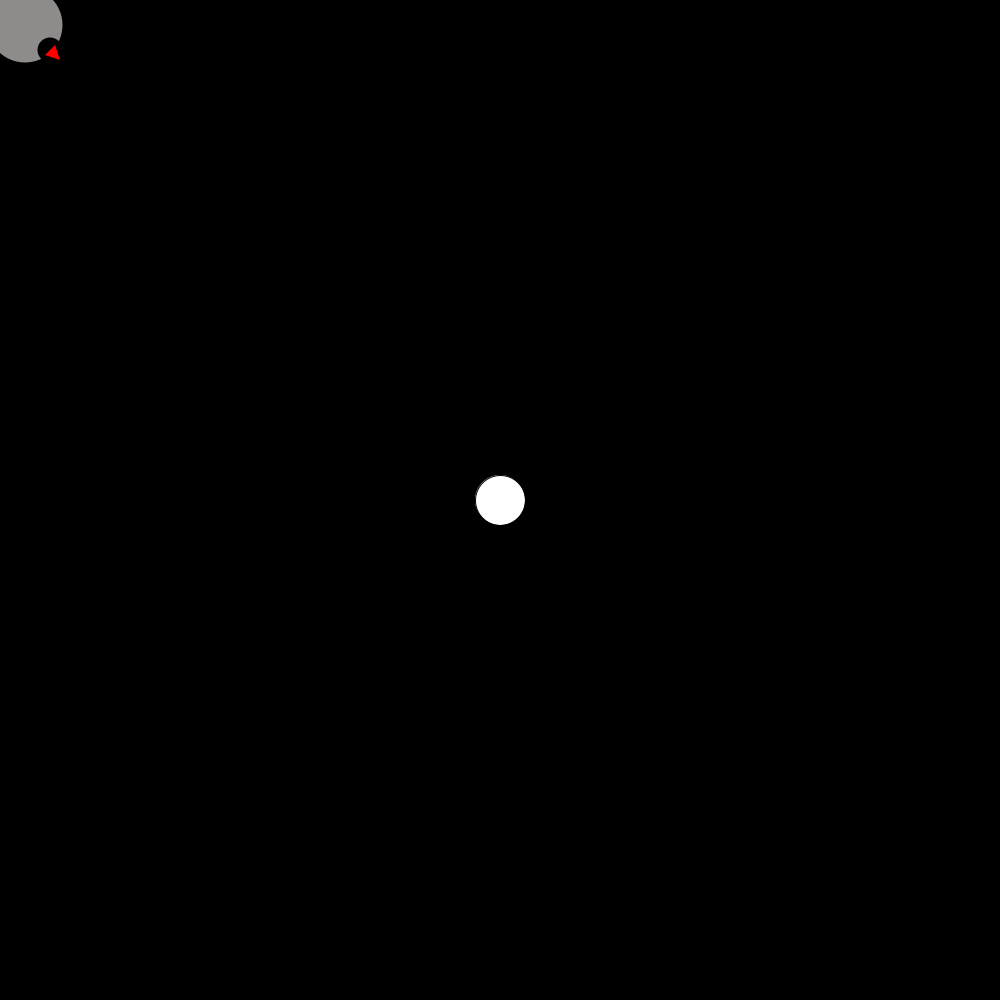
Frame 1 (no input)
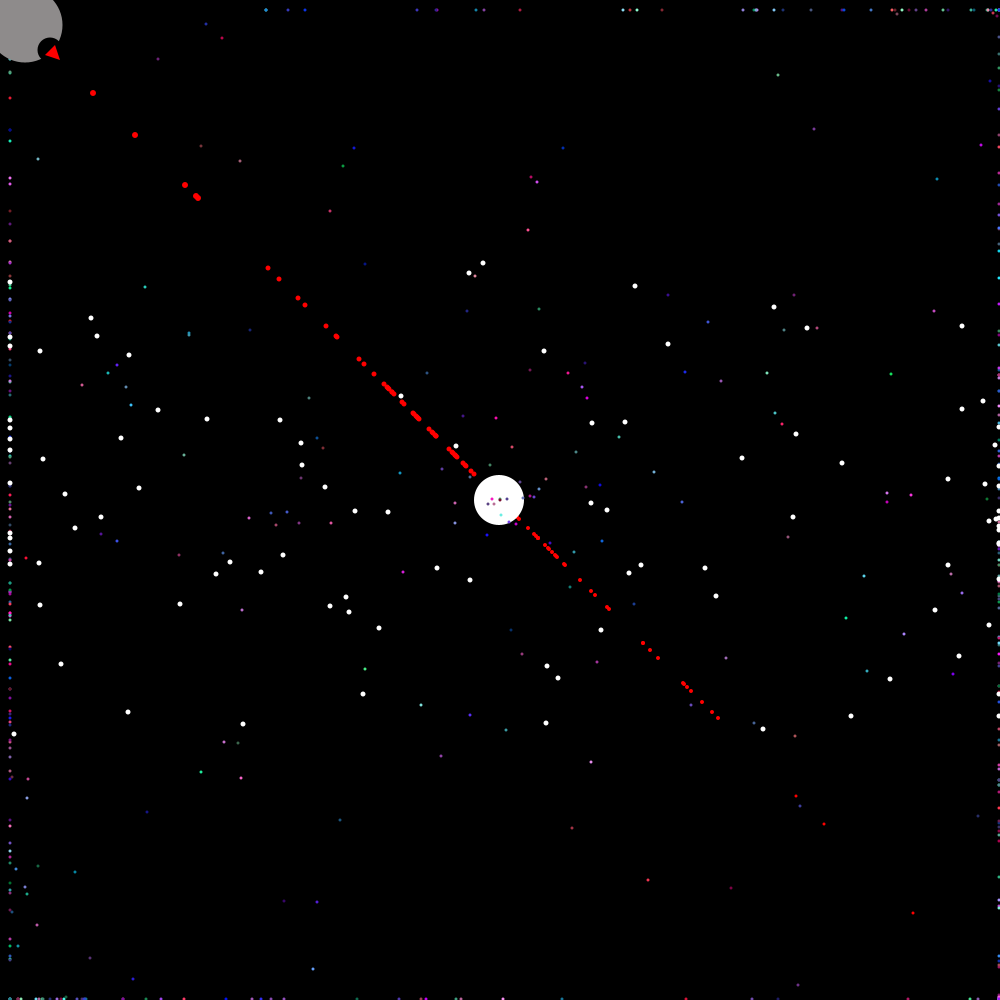
Frame 60 (the mouse pressed at the canvas centre just before this capture)
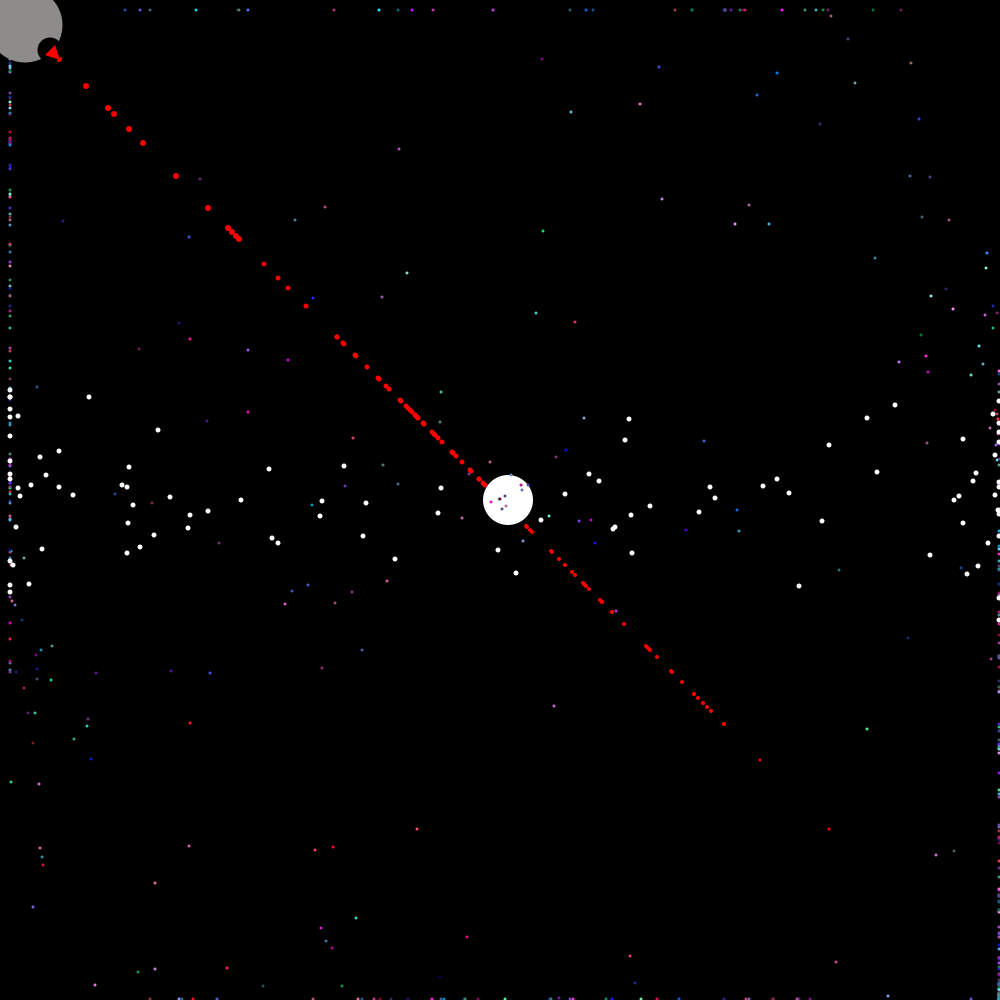
Frame 120 (the mouse held since frame 60 and released just before this capture)

The Processing sketch that drew these frames (run headless with seeded random() and noise(); from frame 60 on, the mouse is pressed at the canvas centre):

// Processing sketch: starfieldVijay
// ── starfieldVijay.pde
//your code here...follow the steps listed on the repo..be creative! (like you have been)
NormalParticleRed [] nprArray;
NormalParticle [] npArray;
JumboParticle jb;
OddballParticle [] obArray;
OddballParticleTwo [] obtArray;
void setup(){
  //your code here
  size(1000,1000);
  nprArray=new NormalParticleRed[100];
  for(int i=0; i<nprArray.length;i++)
  {
    nprArray[i]=new NormalParticleRed();
  }
   npArray=new NormalParticle[500];
  for(int i=0; i<npArray.length;i++)
  {
    npArray[i]=new NormalParticle();
  }
  obArray=new OddballParticle[50];
  for(int i=0; i<obArray.length;i++)
  {
    obArray[i]=new OddballParticle();
  }
  obtArray=new OddballParticleTwo[50];
  for(int i=0; i<obArray.length;i++)
  {
    obtArray[i]=new OddballParticleTwo();
  }
  jb=new JumboParticle();
}
void draw(){
  //your code here
  background(0);
   for(int i=0; i<nprArray.length;i++)
  {
    nprArray[i].show();
    nprArray[i].move();
  }
  jb.show();
  jb.move();
      for(int i=0; i<npArray.length;i++)
  {
    npArray[i].show();
    npArray[i].move();
  }
        for(int i=0; i<obArray.length;i++)
  {
    obArray[i].show();
    obArray[i].move();
  }
  for(int i=0; i<obtArray.length;i++)
  {
    obtArray[i].show();
    obtArray[i].move();
  }
  fill(#8E8B8B);
  ellipse(25,25,75,75);
  fill(0);
  ellipse(50,50,25,25);
  fill(#FF0000);
  beginShape();
  vertex(55,45);
  vertex(60,60);
  vertex(45,55);
  endShape();
  
}
interface Particle
{
  
  void move();
  void show();

}

// ── JumboParticle.pde
class JumboParticle extends OddballParticle //uses inheritance
{
  double x, y, angle, speed;

JumboParticle(){
  x=width/2;
  y=height/2;
  speed=Math.random()*20;
  angle=(Math.PI*5)*Math.random()*6;
  //angle=(Math.PI/2)*Math.random();
}
void move(){
  x+=Math.cos(angle)*speed;
  y+=(Math.sin(angle)*speed);
  angle+=.01;
  
  if(x>510){
    x=width/2;
  }else if(x<490){
    x=width/2;
  }
  
   if(y>510){
    y=width/2;
  }else if(y<490){
    y=width/2;
  } 
}

void show(){
  fill(255);
  ellipse((int)x, (int)y, 50,50);
}

}

// ── NormalParticalRed.pde
class NormalParticleRed
{
  
  double x,y,speed,angle;
  NormalParticleRed()
  {
    x=500;
    y=height/2;
    speed=Math.random()*5;
    angle=(Math.PI*2)*Math.random();
    //angle=(Math.PI/2)*Math.random();
  }
  
  void move()
  {
    x+=Math.tan(angle)*speed;
    y+=Math.tan(angle)*speed;
    angle+=0.05;
    if(x>999)
    {
      x=750;
    }
    else if(x<0)
    {
      x=750;
    }
    
    if(y>999)
    {
      y=750;
      
    }
    else if(y<0)
    {
      y=750;
    }
  }

  void show()
  {
    fill(#FF0000);
    if(x<=250)
    ellipse((int)x,(int)y,6,6);
    if(x>250&&x<500)
    ellipse((int)x,(int)y,5,5);
    if(x>=500&&x<750)
    ellipse((int)x,(int)y,4,4);
    if(x>=750)
    ellipse((int)x,(int)y,3,3);
  }
}

// ── NormalParticle.pde
class NormalParticle{
//your code here
double x, y, angle, speed;
int r, g, b;
int t=0;

NormalParticle(){
  x=width/2;
  y=height/2;
  speed=Math.random()*20;
  angle=(Math.PI*5)*Math.random()*6;
  //angle=(Math.PI/2)*Math.random();
}
void move(){
  x+=-(Math.cos(angle)*speed*3);
  y+=(Math.sin(angle)*speed);
  angle+=.025;
  
  if(x>999){
    x=999;
  }else if(x<10){
    x=10;
  }
  
   if(y>999){
    y=999;
  }else if(y<10){
    y=10;
  } 
}

void show(){
  noStroke();
  if(t==0){
  randomColor();
  t=300;
  }
  t++;
  //println(t);
  colorMode(HSB);
  //blendMode(LIGHTEST);
  fill(r,g,b);
  ellipse((int)x, (int)y, 3,3);
}

void randomColor(){
 r=((int)(Math.random()*155 +100));
 g=((int)(Math.random()*155 +100));
 b=((int)(Math.random()*155 +100));
  
}
  
  
}

// ── OddballParticle.pde
class OddballParticle implements Particle//uses an interface
{
  double x, y, angle, speed;
  
  OddballParticle()
  {
     x=width/2;
  y=height/2;
  speed=Math.random()*20;
  angle=(Math.PI*5)*Math.random()*6;
  }
  void move()
  {
  x+=-(Math.tan(angle)*speed*3);
  y+=Math.cos(angle)*speed;
  angle+=0.15;
  
  if(x>999){
    x=999;
  }else if(x<10){
    x=10;
  }
  
   if(y>999){
    y=999;
  }else if(y<10){
    y=10;
  } 
  }
  void show()
  {
    fill(255);
  ellipse((int)x, (int)y, 5,5);
  }
}

// ── OddballParticleTwo.pde
class OddballParticleTwo implements Particle//uses an interface
{
  double x, y, angle, speed;
  
  OddballParticleTwo()
  {
  x=width/2;
  y=height/2;
  speed=Math.random()*20;
  angle=(Math.PI*5)*Math.random()*6;
  }
  void move()
  {
  x+=Math.tan(angle)*speed*3;
  y+=Math.cos(angle)*speed;
  angle+=0.15;
  
  if(x>999){
    x=999;
  }else if(x<10){
    x=10;
  }
  
   if(y>999){
    y=999;
  }else if(y<10){
    y=10;
  } 
  }
  void show()
  {
    fill(255);
  ellipse((int)x, (int)y, 5,5);
  }
}
